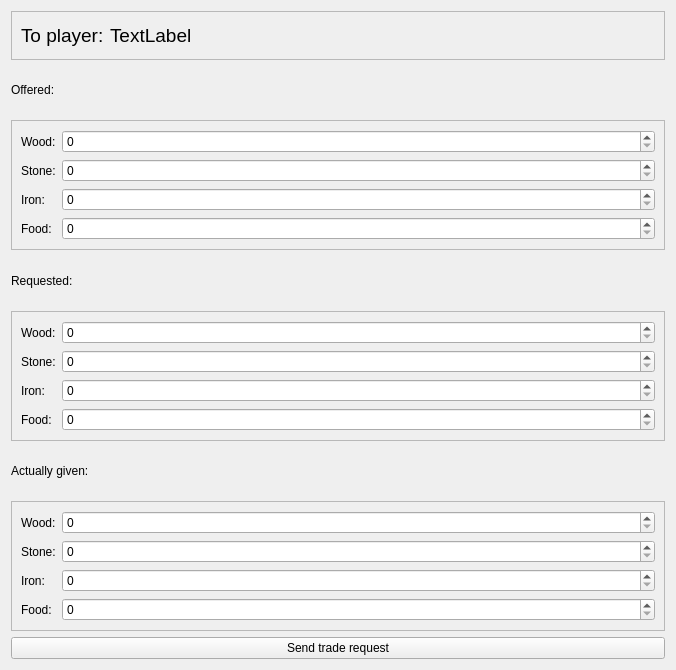
<?xml version="1.0" encoding="UTF-8"?>
<ui version="4.0">
 <class>TradeOfferDialog</class>
 <widget class="QWidget" name="TradeOfferDialog">
  <property name="geometry">
   <rect>
    <x>0</x>
    <y>0</y>
    <width>676</width>
    <height>670</height>
   </rect>
  </property>
  <property name="windowTitle">
   <string>Form</string>
  </property>
  <layout class="QVBoxLayout" name="verticalLayout">
   <item>
    <widget class="QFrame" name="frame_4">
     <property name="frameShape">
      <enum>QFrame::StyledPanel</enum>
     </property>
     <property name="frameShadow">
      <enum>QFrame::Raised</enum>
     </property>
     <layout class="QHBoxLayout" name="horizontalLayout">
      <item>
       <widget class="QLabel" name="label">
        <property name="sizePolicy">
         <sizepolicy hsizetype="Maximum" vsizetype="Preferred">
          <horstretch>0</horstretch>
          <verstretch>0</verstretch>
         </sizepolicy>
        </property>
        <property name="font">
         <font>
          <pointsize>14</pointsize>
         </font>
        </property>
        <property name="text">
         <string>To player:</string>
        </property>
       </widget>
      </item>
      <item>
       <widget class="QLabel" name="lb_userName">
        <property name="font">
         <font>
          <pointsize>14</pointsize>
         </font>
        </property>
        <property name="text">
         <string>TextLabel</string>
        </property>
       </widget>
      </item>
     </layout>
    </widget>
   </item>
   <item>
    <widget class="QLabel" name="label_2">
     <property name="text">
      <string>Offered:</string>
     </property>
    </widget>
   </item>
   <item>
    <widget class="QFrame" name="frame">
     <property name="frameShape">
      <enum>QFrame::StyledPanel</enum>
     </property>
     <property name="frameShadow">
      <enum>QFrame::Raised</enum>
     </property>
     <layout class="QFormLayout" name="formLayout">
      <item row="0" column="0">
       <widget class="QLabel" name="label_3">
        <property name="text">
         <string>Wood:</string>
        </property>
       </widget>
      </item>
      <item row="1" column="0">
       <widget class="QLabel" name="label_4">
        <property name="text">
         <string>Stone:</string>
        </property>
       </widget>
      </item>
      <item row="2" column="0">
       <widget class="QLabel" name="label_5">
        <property name="text">
         <string>Iron:</string>
        </property>
       </widget>
      </item>
      <item row="3" column="0">
       <widget class="QLabel" name="label_6">
        <property name="text">
         <string>Food:</string>
        </property>
       </widget>
      </item>
      <item row="0" column="1">
       <widget class="QSpinBox" name="sb_woodOffer">
        <property name="sizePolicy">
         <sizepolicy hsizetype="MinimumExpanding" vsizetype="Fixed">
          <horstretch>0</horstretch>
          <verstretch>0</verstretch>
         </sizepolicy>
        </property>
        <property name="maximum">
         <number>1000000000</number>
        </property>
        <property name="singleStep">
         <number>100</number>
        </property>
       </widget>
      </item>
      <item row="1" column="1">
       <widget class="QSpinBox" name="sb_stoneOffer">
        <property name="sizePolicy">
         <sizepolicy hsizetype="MinimumExpanding" vsizetype="Fixed">
          <horstretch>0</horstretch>
          <verstretch>0</verstretch>
         </sizepolicy>
        </property>
        <property name="maximum">
         <number>1000000000</number>
        </property>
        <property name="singleStep">
         <number>100</number>
        </property>
       </widget>
      </item>
      <item row="2" column="1">
       <widget class="QSpinBox" name="sb_ironOffered">
        <property name="sizePolicy">
         <sizepolicy hsizetype="MinimumExpanding" vsizetype="Fixed">
          <horstretch>0</horstretch>
          <verstretch>0</verstretch>
         </sizepolicy>
        </property>
        <property name="maximum">
         <number>1000000000</number>
        </property>
        <property name="singleStep">
         <number>100</number>
        </property>
       </widget>
      </item>
      <item row="3" column="1">
       <widget class="QSpinBox" name="sb_foodOffered">
        <property name="sizePolicy">
         <sizepolicy hsizetype="MinimumExpanding" vsizetype="Fixed">
          <horstretch>0</horstretch>
          <verstretch>0</verstretch>
         </sizepolicy>
        </property>
        <property name="maximum">
         <number>1000000000</number>
        </property>
        <property name="singleStep">
         <number>100</number>
        </property>
       </widget>
      </item>
     </layout>
    </widget>
   </item>
   <item>
    <widget class="QLabel" name="label_7">
     <property name="text">
      <string>Requested:</string>
     </property>
    </widget>
   </item>
   <item>
    <widget class="QFrame" name="frame_2">
     <property name="frameShape">
      <enum>QFrame::StyledPanel</enum>
     </property>
     <property name="frameShadow">
      <enum>QFrame::Raised</enum>
     </property>
     <layout class="QFormLayout" name="formLayout_2">
      <item row="0" column="0">
       <widget class="QLabel" name="label_8">
        <property name="text">
         <string>Wood:</string>
        </property>
       </widget>
      </item>
      <item row="1" column="0">
       <widget class="QLabel" name="label_9">
        <property name="text">
         <string>Stone:</string>
        </property>
       </widget>
      </item>
      <item row="2" column="0">
       <widget class="QLabel" name="label_10">
        <property name="text">
         <string>Iron:</string>
        </property>
       </widget>
      </item>
      <item row="3" column="0">
       <widget class="QLabel" name="label_11">
        <property name="text">
         <string>Food:</string>
        </property>
       </widget>
      </item>
      <item row="0" column="1">
       <widget class="QSpinBox" name="sb_woodRequested">
        <property name="sizePolicy">
         <sizepolicy hsizetype="MinimumExpanding" vsizetype="Fixed">
          <horstretch>0</horstretch>
          <verstretch>0</verstretch>
         </sizepolicy>
        </property>
        <property name="maximum">
         <number>1000000000</number>
        </property>
        <property name="singleStep">
         <number>100</number>
        </property>
       </widget>
      </item>
      <item row="1" column="1">
       <widget class="QSpinBox" name="sb_stoneRequested">
        <property name="sizePolicy">
         <sizepolicy hsizetype="MinimumExpanding" vsizetype="Fixed">
          <horstretch>0</horstretch>
          <verstretch>0</verstretch>
         </sizepolicy>
        </property>
        <property name="maximum">
         <number>1000000000</number>
        </property>
        <property name="singleStep">
         <number>100</number>
        </property>
       </widget>
      </item>
      <item row="2" column="1">
       <widget class="QSpinBox" name="sb_ironRequested">
        <property name="sizePolicy">
         <sizepolicy hsizetype="MinimumExpanding" vsizetype="Fixed">
          <horstretch>0</horstretch>
          <verstretch>0</verstretch>
         </sizepolicy>
        </property>
        <property name="maximum">
         <number>1000000000</number>
        </property>
        <property name="singleStep">
         <number>100</number>
        </property>
       </widget>
      </item>
      <item row="3" column="1">
       <widget class="QSpinBox" name="sb_foodRequested">
        <property name="sizePolicy">
         <sizepolicy hsizetype="MinimumExpanding" vsizetype="Fixed">
          <horstretch>0</horstretch>
          <verstretch>0</verstretch>
         </sizepolicy>
        </property>
        <property name="maximum">
         <number>1000000000</number>
        </property>
        <property name="singleStep">
         <number>100</number>
        </property>
       </widget>
      </item>
     </layout>
    </widget>
   </item>
   <item>
    <widget class="QLabel" name="label_12">
     <property name="text">
      <string>Actually given:</string>
     </property>
    </widget>
   </item>
   <item>
    <widget class="QFrame" name="frame_3">
     <property name="frameShape">
      <enum>QFrame::StyledPanel</enum>
     </property>
     <property name="frameShadow">
      <enum>QFrame::Raised</enum>
     </property>
     <layout class="QFormLayout" name="formLayout_3">
      <item row="0" column="0">
       <widget class="QLabel" name="label_13">
        <property name="text">
         <string>Wood:</string>
        </property>
       </widget>
      </item>
      <item row="1" column="0">
       <widget class="QLabel" name="label_14">
        <property name="text">
         <string>Stone:</string>
        </property>
       </widget>
      </item>
      <item row="2" column="0">
       <widget class="QLabel" name="label_15">
        <property name="text">
         <string>Iron:</string>
        </property>
       </widget>
      </item>
      <item row="3" column="0">
       <widget class="QLabel" name="label_16">
        <property name="text">
         <string>Food:</string>
        </property>
       </widget>
      </item>
      <item row="0" column="1">
       <widget class="QSpinBox" name="sb_woodGiven">
        <property name="sizePolicy">
         <sizepolicy hsizetype="MinimumExpanding" vsizetype="Fixed">
          <horstretch>0</horstretch>
          <verstretch>0</verstretch>
         </sizepolicy>
        </property>
        <property name="maximum">
         <number>1000000000</number>
        </property>
        <property name="singleStep">
         <number>100</number>
        </property>
       </widget>
      </item>
      <item row="1" column="1">
       <widget class="QSpinBox" name="sb_stoneGiven">
        <property name="sizePolicy">
         <sizepolicy hsizetype="MinimumExpanding" vsizetype="Fixed">
          <horstretch>0</horstretch>
          <verstretch>0</verstretch>
         </sizepolicy>
        </property>
        <property name="maximum">
         <number>1000000000</number>
        </property>
        <property name="singleStep">
         <number>100</number>
        </property>
       </widget>
      </item>
      <item row="2" column="1">
       <widget class="QSpinBox" name="sb_ironGiven">
        <property name="sizePolicy">
         <sizepolicy hsizetype="MinimumExpanding" vsizetype="Fixed">
          <horstretch>0</horstretch>
          <verstretch>0</verstretch>
         </sizepolicy>
        </property>
        <property name="maximum">
         <number>1000000000</number>
        </property>
        <property name="singleStep">
         <number>100</number>
        </property>
       </widget>
      </item>
      <item row="3" column="1">
       <widget class="QSpinBox" name="sb_foodGiven">
        <property name="sizePolicy">
         <sizepolicy hsizetype="MinimumExpanding" vsizetype="Fixed">
          <horstretch>0</horstretch>
          <verstretch>0</verstretch>
         </sizepolicy>
        </property>
        <property name="maximum">
         <number>1000000000</number>
        </property>
        <property name="singleStep">
         <number>100</number>
        </property>
       </widget>
      </item>
     </layout>
    </widget>
   </item>
   <item>
    <widget class="QPushButton" name="lb_sendTrade">
     <property name="text">
      <string>Send trade request</string>
     </property>
    </widget>
   </item>
  </layout>
 </widget>
 <resources/>
 <connections/>
</ui>
